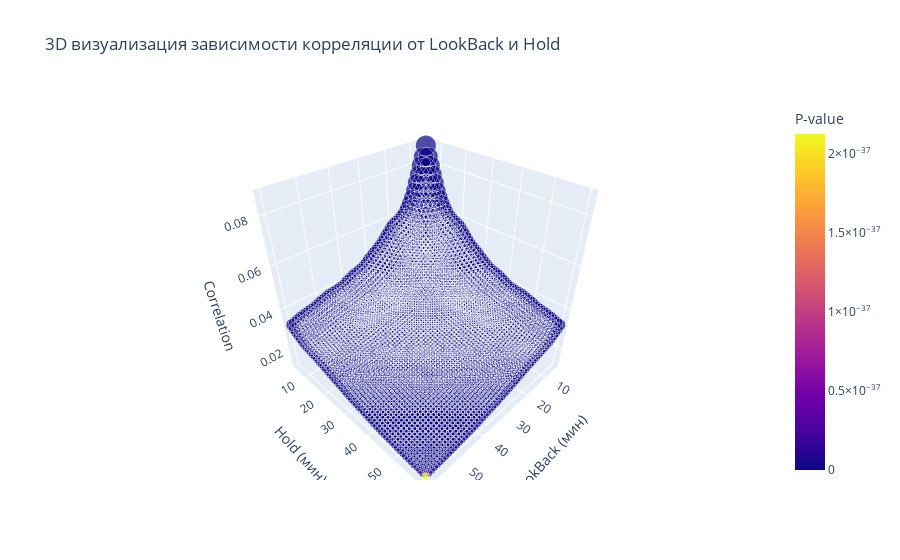

Notebook code cell kept with this figure:
### Code cell
fig_3d = px.scatter_3d(
    returns_table,
    x="LookBack",
    y="Hold",
    z="Correlation_abs",
    color="P-value",
    size="Correlation_abs",
    title="3D визуализация зависимости корреляции от LookBack и Hold"
)

fig_3d.update_layout(scene=dict(
    xaxis_title='LookBack (мин)',
    yaxis_title='Hold (мин)',
    zaxis_title='Correlation'
))

fig_3d.show()

### Figure 1 — Plotly figure (JSON) as saved in the notebook; plotly's stock layout.template omitted (floating-point values rounded to 4 significant figures; data arrays with more than 128 entries replaced by an {"elided": "..."} marker saying what was removed)
{"data": [{"hovertemplate": "LookBack=%{x}<br>Hold=%{y}<br>Correlation_abs=%{marker.size}<br>P-value=%{marker.color}<extra></extra>", "legendgroup": "", "marker": {"color": {"elided": "3136 float values"}, "coloraxis": "coloraxis", "size": {"elided": "3136 float values"}, "sizemode": "area", "sizeref": 0.0002172, "symbol": "circle"}, "mode": "markers", "name": "", "scene": "scene", "showlegend": false, "type": "scatter3d", "x": {"elided": "3136 int values"}, "y": {"elided": "3136 int values"}, "z": {"elided": "3136 float values"}}], "layout": {"coloraxis": {"colorbar": {"title": {"text": "P-value"}}, "colorscale": [[0, "#0d0887"], [0.1111, "#46039f"], [0.2222, "#7201a8"], [0.3333, "#9c179e"], [0.4444, "#bd3786"], [0.5556, "#d8576b"], [0.6667, "#ed7953"], [0.7778, "#fb9f3a"], [0.8889, "#fdca26"], [1, "#f0f921"]]}, "legend": {"itemsizing": "constant", "tracegroupgap": 0}, "scene": {"domain": {"x": [0, 1], "y": [0, 1]}, "xaxis": {"title": {"text": "LookBack (мин)"}}, "yaxis": {"title": {"text": "Hold (мин)"}}, "zaxis": {"title": {"text": "Correlation"}}}, "title": {"text": "3D визуализация зависимости корреляции от LookBack и Hold"}}}
